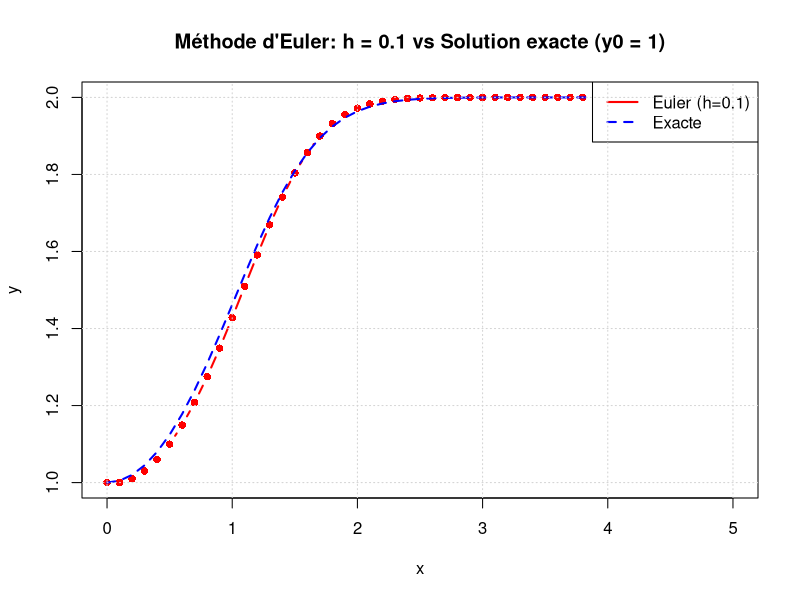
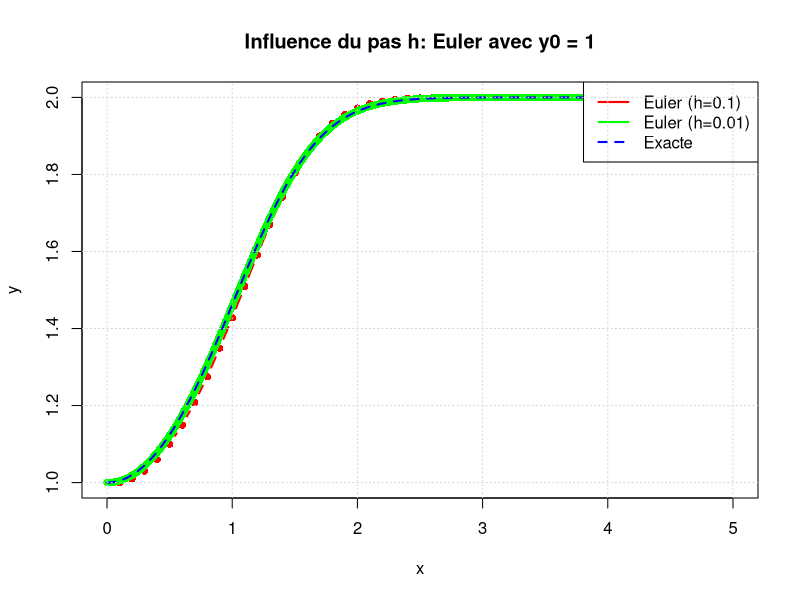
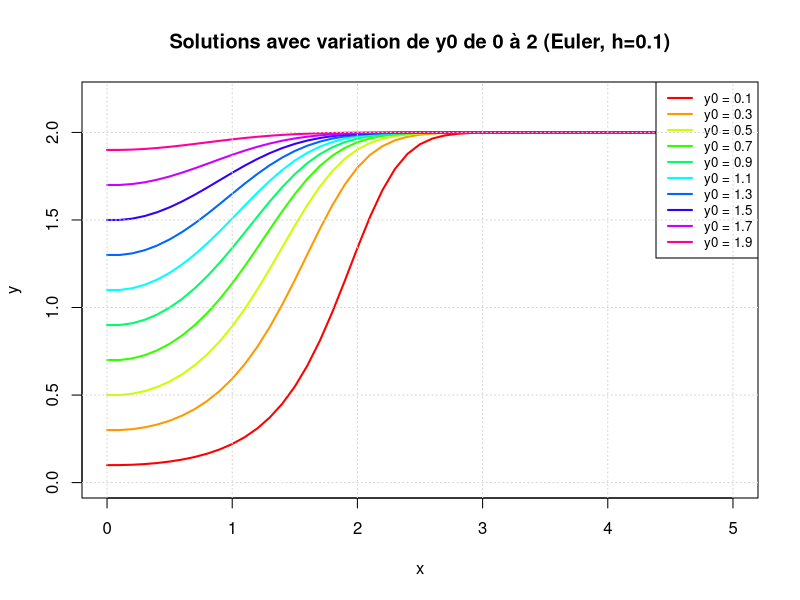
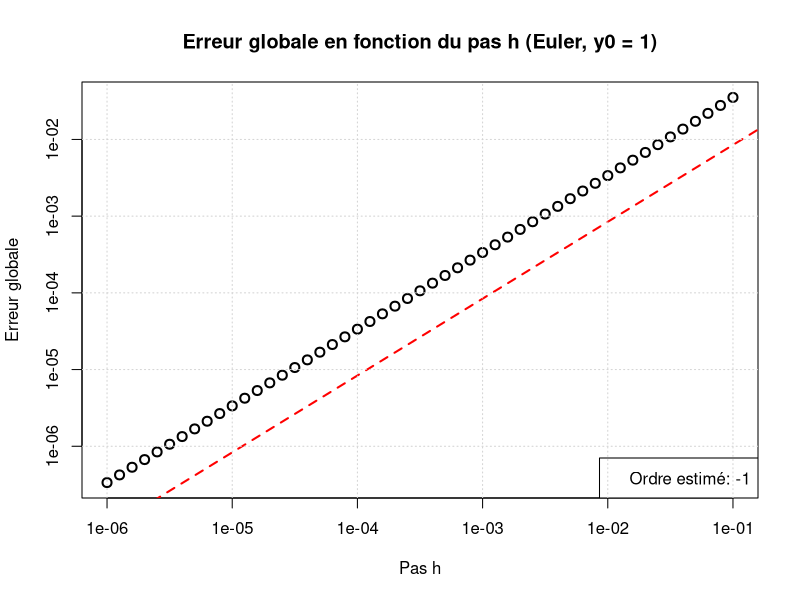
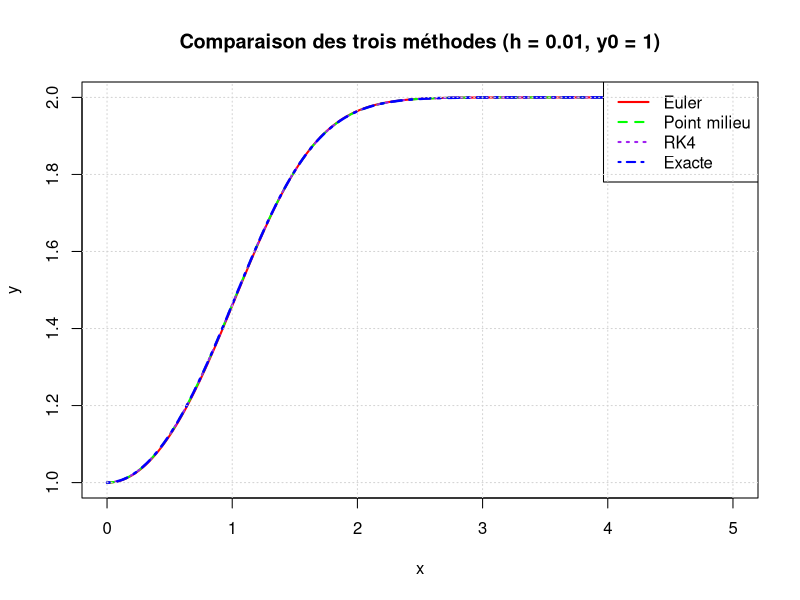
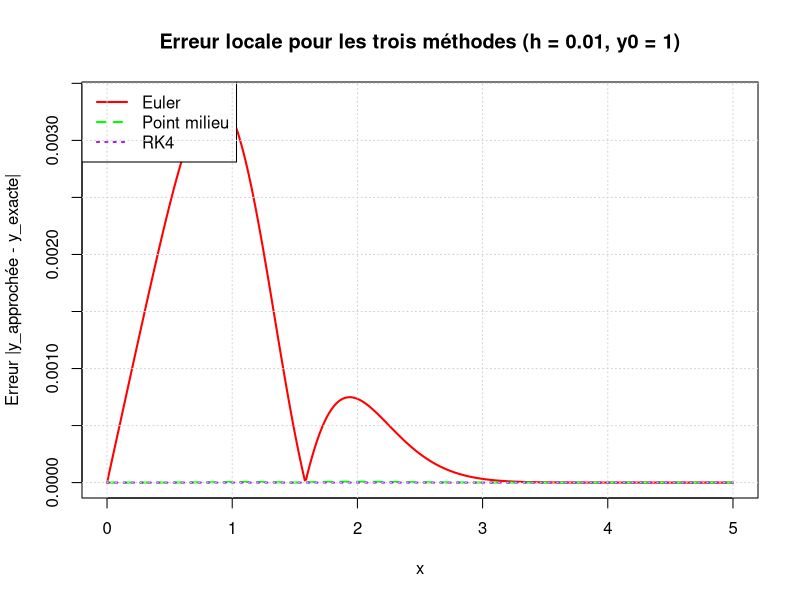
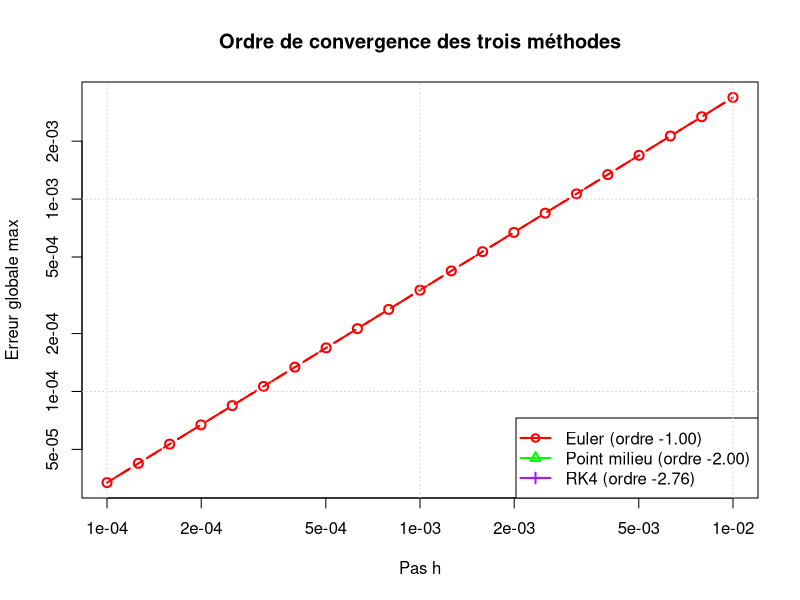

R code for these plots, in order:
# Équation différentielle non linéaire
# Méthodes de Runge-Kutta - Exercice 1

# Définition du problème de Cauchy:
# y'(x) = 2*x*y(x) - x*y(x)^2
# y(0) = y0
# Solution exacte: y(x) = 2*y0 / (y0 + (2 - y0)*exp(-x^2))

# Fonction pour l'équation différentielle
f <- function(x, y) {
  2 * x * y - x * y^2
}

# Solution exacte
y_exacte <- function(x, y0) {
  2 * y0 / (y0 + (2 - y0) * exp(-x^2))
}

# ============================================================================
# MÉTHODE 1: Euler explicite
# ============================================================================
euler <- function(f, x0, xf, y0, h) {
  n <- floor((xf - x0) / h)
  x <- seq(x0, x0 + n * h, by = h)
  y <- numeric(n + 1)
  y[1] <- y0
  
  for (i in 1:n) {
    y[i+1] <- y[i] + h * f(x[i], y[i])
  }
  
  return(list(x = x, y = y))
}

# ============================================================================
# MÉTHODE 2: Point milieu (Runge-Kutta ordre 2)
# ============================================================================
midpoint <- function(f, x0, xf, y0, h) {
  n <- floor((xf - x0) / h)
  x <- seq(x0, x0 + n * h, by = h)
  y <- numeric(n + 1)
  y[1] <- y0
  
  for (i in 1:n) {
    k1 <- f(x[i], y[i])
    k2 <- f(x[i] + h/2, y[i] + (h/2) * k1)
    y[i+1] <- y[i] + h * k2
  }
  
  return(list(x = x, y = y))
}

# ============================================================================
# MÉTHODE 3: Runge-Kutta ordre 4
# ============================================================================
rk4 <- function(f, x0, xf, y0, h) {
  n <- floor((xf - x0) / h)
  x <- seq(x0, x0 + n * h, by = h)
  y <- numeric(n + 1)
  y[1] <- y0
  
  for (i in 1:n) {
    k1 <- f(x[i], y[i])
    k2 <- f(x[i] + h/2, y[i] + (h/2) * k1)
    k3 <- f(x[i] + h/2, y[i] + (h/2) * k2)
    k4 <- f(x[i] + h, y[i] + h * k3)
    y[i+1] <- y[i] + (h/6) * (k1 + 2*k2 + 2*k3 + k4)
  }
  
  return(list(x = x, y = y))
}

# ============================================================================
# CONFIGURATION: Dossier de sortie des images
# ============================================================================
output_dir <- "./MT461/TP/TP2/Part 1/output"
dir.create(output_dir, showWarnings = FALSE)
cat("Les images seront sauvegardées dans:", file.path(getwd(), output_dir), "\n\n")

# ============================================================================
# QUESTION 1: Euler avec h=0.1 et h=0.01, y0=1
# ============================================================================
cat("\n=== QUESTION 1: Méthode d'Euler ===\n")
# Objectif: Étudier l'influence du pas h et de la condition initiale y0
y0 <- 1
h1 <- 0.1
h2 <- 0.01
x0 <- 0
xf <- 5

# Résolution avec h = 0.1
sol_euler_h01 <- euler(f, x0, xf, y0, h1)
y_exact_h01 <- y_exacte(sol_euler_h01$x, y0)

# Résolution avec h = 0.01
sol_euler_h001 <- euler(f, x0, xf, y0, h2)
y_exact_h001 <- y_exacte(sol_euler_h001$x, y0)

# Graphique 1: Euler h=0.1 vs solution exacte
png(file.path(output_dir, "Ex1_Euler_h01.png"), width = 800, height = 600)
plot(sol_euler_h01$x, sol_euler_h01$y, type = "b", col = "red", 
     main = "Méthode d'Euler: h = 0.1 vs Solution exacte (y0 = 1)",
     xlab = "x", ylab = "y", lwd = 2, pch = 16)
lines(sol_euler_h01$x, y_exact_h01, col = "blue", lwd = 2, lty = 2)
legend("topright", c("Euler (h=0.1)", "Exacte"), col = c("red", "blue"), 
       lwd = 2, lty = c(1, 2))
grid()
dev.off()

# Graphique 2: Comparaison h=0.1 et h=0.01
png(file.path(output_dir, "Ex1_Euler_h01_vs_h001.png"), width = 800, height = 600)
plot(sol_euler_h01$x, sol_euler_h01$y, type = "b", col = "red", 
     main = "Influence du pas h: Euler avec y0 = 1",
     xlab = "x", ylab = "y", lwd = 2, pch = 16)
lines(sol_euler_h001$x, sol_euler_h001$y, col = "green", lwd = 2, pch = 16, type = "p")
lines(sol_euler_h001$x, y_exact_h001, col = "blue", lwd = 2, lty = 2)
legend("topright", c("Euler (h=0.1)", "Euler (h=0.01)", "Exacte"), 
       col = c("red", "green", "blue"), lwd = 2, lty = c(1, 1, 2))
grid()
dev.off()

# Graphique 3: Variation de y0 de 0 à 2
png(file.path(output_dir, "Ex1_Euler_y0_variation.png"), width = 800, height = 600)
y0_values <- seq(0.1, 2, by = 0.2)
plot(NULL, xlim = c(0, 5), ylim = c(0, 2.2),
     main = "Solutions avec variation de y0 de 0 à 2 (Euler, h=0.1)",
     xlab = "x", ylab = "y", lwd = 2)
colors <- rainbow(length(y0_values))

for (i in seq_along(y0_values)) {
  sol <- euler(f, x0, xf, y0_values[i], h1)
  lines(sol$x, sol$y, col = colors[i], lwd = 2)
}

legend("topright", paste("y0 =", round(y0_values, 2)), 
       col = colors, lwd = 2, cex = 0.8)
grid()
dev.off()

# ============================================================================
# QUESTION 2: Erreur globale en fonction du pas h
# ============================================================================
cat("\n=== QUESTION 2: Analyse de convergence ===\n")
# Objectif: Étudier l'erreur globale en fonction du pas h

h_values <- 10^seq(-6, -1, by = 0.1)  # h de 10^-6 à 10^-1
errors_euler <- numeric(length(h_values))

for (i in seq_along(h_values)) {
  h <- h_values[i]
  sol <- euler(f, x0, xf, y0, h)
  y_exact <- y_exacte(sol$x, y0)
  errors_euler[i] <- max(abs(sol$y - y_exact))
}

# Graphique 4: Erreur en échelle logarithmique
png(file.path(output_dir, "Ex1_Erreur_Euler.png"), width = 800, height = 600)
plot(h_values, errors_euler, type = "bo", log = "xy",
     main = "Erreur globale en fonction du pas h (Euler, y0 = 1)",
     xlab = "Pas h", ylab = "Erreur globale", lwd = 2, cex = 1.2)
# Estimation de l'ordre (pente)
fit <- lm(log(errors_euler) ~ log(h_values))
abline(fit, col = "red", lwd = 2, lty = 2)
order_euler <- -fit$coefficients[2]
legend("bottomright", paste("Ordre estimé:", round(order_euler, 2)), 
       bty = "o", bg = "white", cex = 1)
grid()
dev.off()

cat(sprintf("Ordre de la méthode d'Euler: %.3f (théorique: 1)\n", order_euler))

# ============================================================================
# QUESTION 3: Comparaison Euler, Point milieu et RK4 (h=0.01, y0=1)
# ============================================================================
cat("\n=== QUESTION 3: Comparaison des trois méthodes ===\n")
# Objectif: Comparer les trois méthodes pour h=0.01 et y0=1
h <- 0.01
sol_euler <- euler(f, x0, xf, y0, h)
sol_midpoint <- midpoint(f, x0, xf, y0, h)
sol_rk4 <- rk4(f, x0, xf, y0, h)

y_exact <- y_exacte(sol_euler$x, y0)

# Graphique 5: Comparaison des trois méthodes
png(file.path(output_dir, "Ex1_Comparaison_methodes.png"), width = 800, height = 600)
plot(sol_euler$x, sol_euler$y, type = "l", col = "red", 
     main = "Comparaison des trois méthodes (h = 0.01, y0 = 1)",
     xlab = "x", ylab = "y", lwd = 2, lty = 1)
lines(sol_midpoint$x, sol_midpoint$y, col = "green", lwd = 2, lty = 2)
lines(sol_rk4$x, sol_rk4$y, col = "purple", lwd = 2, lty = 3)
lines(sol_euler$x, y_exact, col = "blue", lwd = 2.5, lty = 4)
legend("topright", c("Euler", "Point milieu", "RK4", "Exacte"), 
       col = c("red", "green", "purple", "blue"), lwd = 2, 
       lty = c(1, 2, 3, 4))
grid()
dev.off()

# Graphique 6: Erreurs des trois méthodes
png(file.path(output_dir, "Ex1_Erreurs_methodes.png"), width = 800, height = 600)
err_euler <- abs(sol_euler$y - y_exact)
err_midpoint <- abs(sol_midpoint$y - y_exact)
err_rk4 <- abs(sol_rk4$y - y_exact)

plot(sol_euler$x, err_euler, type = "l", col = "red", 
     main = "Erreur locale pour les trois méthodes (h = 0.01, y0 = 1)",
     xlab = "x", ylab = "Erreur |y_approchée - y_exacte|", 
     lwd = 2, lty = 1)
lines(sol_midpoint$x, err_midpoint, col = "green", lwd = 2, lty = 2)
lines(sol_rk4$x, err_rk4, col = "purple", lwd = 2, lty = 3)
legend("topleft", c("Euler", "Point milieu", "RK4"), 
       col = c("red", "green", "purple"), lwd = 2, lty = c(1, 2, 3))
grid()
dev.off()

# ============================================================================
# ORDRE DE CONVERGENCE DES TROIS MÉTHODES
# ============================================================================
cat("\n--- Analyse de l'ordre de convergence ---\n")

h_values <- 10^seq(-4, -2, by = 0.1)
errors_euler <- numeric(length(h_values))
errors_midpoint <- numeric(length(h_values))
errors_rk4 <- numeric(length(h_values))

for (i in seq_along(h_values)) {
  h <- h_values[i]
  
  # Euler
  sol <- euler(f, x0, xf, y0, h)
  y_exact <- y_exacte(sol$x, y0)
  errors_euler[i] <- max(abs(sol$y - y_exact))
  
  # Point milieu
  sol <- midpoint(f, x0, xf, y0, h)
  y_exact <- y_exacte(sol$x, y0)
  errors_midpoint[i] <- max(abs(sol$y - y_exact))
  
  # RK4
  sol <- rk4(f, x0, xf, y0, h)
  y_exact <- y_exacte(sol$x, y0)
  errors_rk4[i] <- max(abs(sol$y - y_exact))
}

# Calcul des ordres
fit_euler <- lm(log(errors_euler) ~ log(h_values))
fit_midpoint <- lm(log(errors_midpoint) ~ log(h_values))
fit_rk4 <- lm(log(errors_rk4) ~ log(h_values))

order_euler <- -fit_euler$coefficients[2]
order_midpoint <- -fit_midpoint$coefficients[2]
order_rk4 <- -fit_rk4$coefficients[2]

cat(sprintf("Ordre de Euler:       %.3f (théorique: 1)\n", order_euler))
cat(sprintf("Ordre du point milieu: %.3f (théorique: 2)\n", order_midpoint))
cat(sprintf("Ordre de RK4:         %.3f (théorique: 4)\n", order_rk4))

# Graphique 7: Convergence de tous les ordres
png(file.path(output_dir, "Ex1_Ordres_convergence.png"), width = 800, height = 600)
plot(h_values, errors_euler, type = "bo", log = "xy",
     main = "Ordre de convergence des trois méthodes",
     xlab = "Pas h", ylab = "Erreur globale max", 
     lwd = 2, cex = 1.2, col = "red")
points(h_values, errors_midpoint, type = "b", col = "green", lwd = 2, cex = 1.2, pch = 2)
points(h_values, errors_rk4, type = "b", col = "purple", lwd = 2, cex = 1.2, pch = 3)

# Droites de tendance
x_line <- range(h_values)
y_euler <- exp(fit_euler$coefficients[1]) * x_line^(-order_euler)
y_midpoint <- exp(fit_midpoint$coefficients[1]) * x_line^(-order_midpoint)
y_rk4 <- exp(fit_rk4$coefficients[1]) * x_line^(-order_rk4)
lines(x_line, y_euler, col = "red", lwd = 2, lty = 2)
lines(x_line, y_midpoint, col = "green", lwd = 2, lty = 2)
lines(x_line, y_rk4, col = "purple", lwd = 2, lty = 2)

legend("bottomright", 
       c(sprintf("Euler (ordre %.2f)", order_euler),
         sprintf("Point milieu (ordre %.2f)", order_midpoint),
         sprintf("RK4 (ordre %.2f)", order_rk4)),
       col = c("red", "green", "purple"), lwd = 2, pch = c(1, 2, 3))
grid()
dev.off()

cat("\n✓ Tous les graphiques ont été générés.\n")
